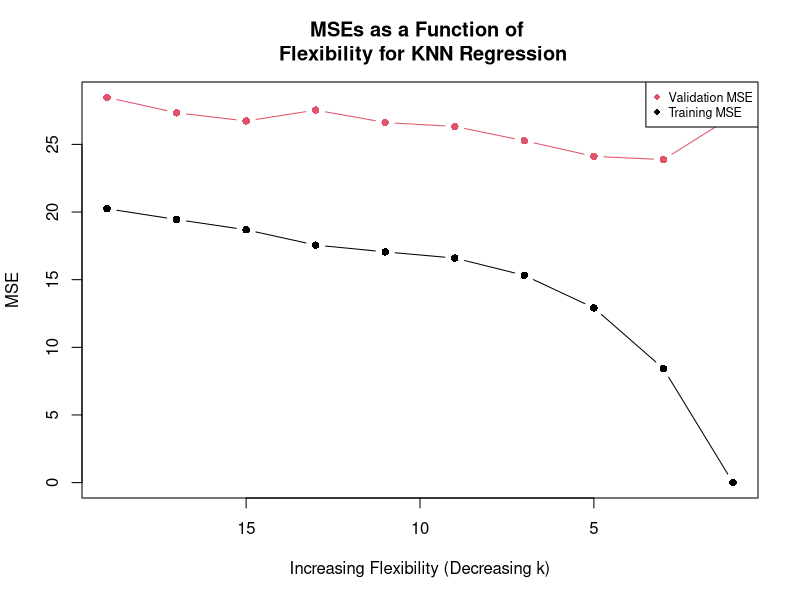
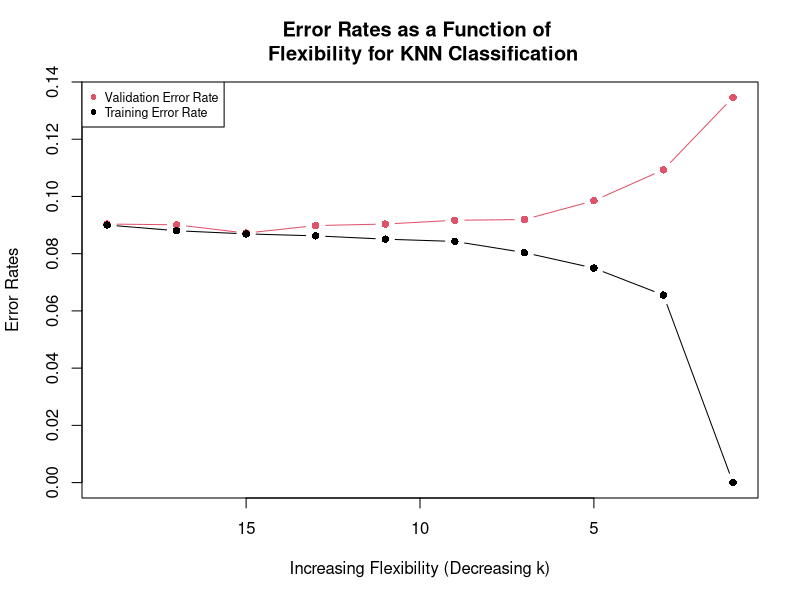
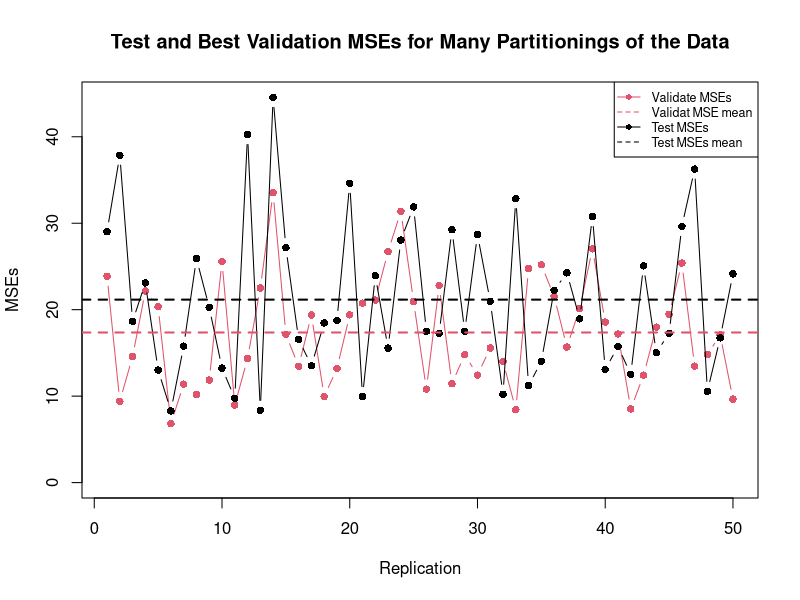

Write R code to recreate these figures, in order.
rm(list=ls())

library("FNN")
library("class")

title <- "Assignment 1"
name <- "Tianchu Ye (Section 2)"
title
name
##################### 
#### QUESTION 01 #### 
#####################
homePrices <- read.table("HomePrices.txt",sep="\t",header=T)
meanMedv <- mean(homePrices$medv)
MSE <- mean((homePrices$medv - meanMedv)^2)
MSE
n = nrow(homePrices)
varMedv <- (n-1)*var(homePrices$medv)/n
varMedv
#page3
scaledata <- scale(homePrices[1:12],center = TRUE, scale = TRUE)
mydata <-cbind(scaledata,homePrices[13])
head(mydata,6)
set.seed(5072)
trainprop <- 0.75 
validateprop <- 0.15
train  <-  sample(n, trainprop * n)
validate  <-  sample(setdiff(1:n, train), validateprop * n) 
test <- setdiff(setdiff(1:n, train), validate)
trainset <- mydata[train,]
validateset <- mydata[validate,]
testset <- mydata[test,]
head(trainset,1)
head(validateset,1)
head(testset,1)
#creating 6 data frames
train.x <- trainset[-13]
validate.x <- validateset[-13]
test.x <- testset[-13]
train.y <- trainset$medv
validate.y <- validateset$medv
test.y <- testset$medv
reps = 10
validate.mse <- rep(0, reps)
train.mse <- rep(0, reps)
for (k in 1:reps){
  i <- 2*k - 1
  knn.pred <- knn.reg(train.x, validate.x, train.y, k = i)
  validate.mse[k] <- mean((validate.y - knn.pred$pred)^2)
  
  knn.pred <- knn.reg(train.x, train.x, train.y, k = i)
  train.mse[k] <- mean((train.y - knn.pred$pred)^2)
}
bestk <- 2 * which.min(validate.mse) - 1
bestvalidateMse <- validate.mse[which.min(validate.mse)]

print(paste("Minimum validate set MSE occurred at k =", bestk))
print(paste("Minimum validate MSE was ",bestvalidateMse ))

plot(NULL, NULL, type='n', xlim=c(2*reps-1, 1), ylim=c(0,max(c(validate.mse, train.mse))), xlab='Increasing Flexibility (Decreasing k)', ylab='MSE', main='MSEs as a Function of \n Flexibility for KNN Regression')
lines(2* seq(reps, 1) -1, validate.mse[length(validate.mse):1], type='b', col=2, pch=16)
lines(seq(reps, 1)*2-1, train.mse[length(train.mse):1], type='b', col=1, pch=16)
legend("topright", legend = c("Validation MSE", "Training MSE"), col=c(2, 1), cex=.75, pch=16)

knn.pred <- knn.reg(train.x, test.x, train.y, k = bestk)
test.mse <- mean((test.y - knn.pred$pred)^2)
print(paste("Predicted test MSE is", test.mse))

##################### 
#### QUESTION 02 #### 
#####################
loandata<- read.table("LoanData.csv",sep=",",header=T)
loandataS<- cbind(scale(loandata[1:7]),loandata[8])
#error rate
head(loandataS,6)
n = nrow(loandataS)
errorRate <- mean(loandata[8] != "Yes")
errorRate

set.seed(5072)
trainprop <- 0.75  
validateprop <- 0.15
train  <-  sample(n, trainprop * n)
validate  <-  sample(setdiff(1:n, train), validateprop * n) 
test <- setdiff(setdiff(1:n, train), validate)
trainset <- loandataS[train,]
validateset <- loandataS[validate,]
testset <- loandataS[test,]
#check desired sample
head(trainset,1)
head(validateset,1)
head(testset,1)
train.x <- trainset[-8]
validate.x <- validateset[-8]
test.x <- testset[-8]
train.y <- trainset$loan.repaid
validate.y <- validateset$loan.repaid
test.y <- testset$loan.repaid
reps <- 10
validate.errors <- rep(0, reps)
train.errors <- rep(0, reps)
for(k in 1:reps) {
  i <- 2*k-1
  knn.pred <- knn(train.x, validate.x,  train.y, k = i)
  validate.errors[k] <- mean(validate.y != knn.pred)
  
  knn.pred <- knn(train.x, train.x,  train.y, k = i)
  train.errors[k] <- mean(train.y != knn.pred)    
}
print(paste("Minimum validate set error rate occurred at k =", 2*which.min(validate.errors)-1))
print(paste("Minimum validate error rate was ", validate.errors[which.min(validate.errors)]))
#plotting
plot(NULL, NULL, type='n', xlim=c(2*reps-1, 1), ylim=c(0,max(c(validate.errors, train.errors))), xlab='Increasing Flexibility (Decreasing k)', ylab='Error Rates', main='Error Rates as a Function of \n Flexibility for KNN Classification')
lines(2* seq(reps, 1) -1, validate.errors[length(validate.errors):1], type='b', col=2, pch=16)
lines(2* seq(reps, 1) -1, train.errors[length(train.errors):1], type='b', col=1, pch=16)
legend("topleft", legend = c("Validation Error Rate", "Training Error Rate"), col=c(2, 1), cex=.75, pch=16)

knn.pred <- knn(train.x, test.x,  train.y, k = which.min(validate.errors))
mytable <- table(test.y, knn.pred)
print(mytable)
print(paste("Test set error rate was ",(mytable["Yes", "No"] + mytable["No", "Yes"]) / sum(mytable)))

##################### 
#### QUESTION 03 #### 
#####################
set.seed(5072)
#setting up again in case of overriding
homePrices <- read.table("HomePrices.txt",sep="\t",header=T)
n = nrow(homePrices)
scaledata <- scale(homePrices[1:12],center = TRUE, scale = TRUE)
mydata <-cbind(scaledata,homePrices[13])

trainprop <- 0.75 
validateprop <- 0.15
MinMSEset <- rep(0,50)
TestMSEset <- rep(0,50)

for (repeatT in 1:50){
  train  <-  sample(n, trainprop * n)
  validate  <-  sample(setdiff(1:n, train), validateprop * n) 
  test <- setdiff(setdiff(1:n, train), validate)
  trainset <- mydata[train,]
  validateset <- mydata[validate,]
  testset <- mydata[test,]

  train.x <- trainset[-13]
  validate.x <- validateset[-13]
  test.x <- testset[-13]
  train.y <- trainset$medv
  validate.y <- validateset$medv
  test.y <- testset$medv
  reps = 10
  validate.mse <- rep(0, reps)
  for (k in 1:reps){
    i <- 2*k - 1
    knn.pred <- knn.reg(train.x, validate.x, train.y, k = i)
    validate.mse[k] <- mean((validate.y - knn.pred$pred)^2)
    }
  bestk <- 2 * which.min(validate.mse) - 1
  MinMSEset[repeatT] <- validate.mse[which.min(validate.mse)]
  knn.pred <- knn.reg(train.x, test.x, train.y, k = bestk)
  TestMSEset[repeatT] <-mean((test.y - knn.pred$pred)^2)
}
#disply results
print(paste("mean.validate.mse:", mean(MinMSEset)))
print(paste("sd.validate.mse:", sd(MinMSEset)))
print(paste("mean.test.mse:", mean(TestMSEset)))
print(paste("sd.test.mse:", sd(TestMSEset)))
#ploting
plot(NULL, NULL, type='n', xlim=c(1,50), ylim=c(0,max(c(MinMSEset, TestMSEset))), xlab='Replication', ylab='MSEs', main='Test and Best Validation MSEs for Many Partitionings of the Data')
lines(seq(50,1), MinMSEset[length(MinMSEset):1], type='b', col=2, pch=16)
lines(seq(50,1), TestMSEset[length(TestMSEset):1], type='b', col=1, pch=16)
abline(h = mean(MinMSEset), col=2, lty = 2, lwd = 2)
abline(h = mean(TestMSEset), col=1, lty = 2, lwd = 2)
legend("topright", legend = c("Validate MSEs","Validat MSE mean", "Test MSEs","Test MSEs mean"), col=c(2,2,1,1), cex=.75, pch=c(16,-1,16,-1), lty = c(1,2,1,2))

# Comment:
# Comparing to the mse in Q1, which is 11.81, and 11.81 is in the interval (mean.mse +/- sd.mse),
# in other words, the difference is acceptable. We can't control sample process so this is also
# part of uncertainty we can't avoid.

##################### 
#### QUESTION 04 #### 
#####################
set.seed(5072) #for easier check
#re-read table in case of overriding
q4data <- read.csv("applications.train.csv", header=TRUE, sep=",") 
n4 <- nrow(q4data)
ncol <- ncol(q4data)
trainprop <- .75/(1-.1) 
#Assume testprop is .1. The table doesn't contain test data
#so the trainprop is calculated to keep the 75/15/10 ratio in previous question
bestKset <- rep(0,50)
mse_each <-c()

##choose subset of data
#Print out all each column of the data to choose the dataset
for (i in 2:ncol){
  train  <-  sample(n4, trainprop * n4)
  validate <- setdiff(1:n4, train)
  trainset <- q4data[train,]
  validateset <- q4data[validate,]
  
  train.x <- trainset[i]
  validate.x <- validateset[i]
  
  train.y <- trainset$Applications
  validate.y <- validateset$Applications
  
  mseset <- c()
  for (k in 1:10){
    knn.pred <- knn.reg(train.x, validate.x,  train.y, k = k)
    mseset[k] <- mean((validate.y - knn.pred$pred)^2)}
  mse_each[i-1] <- mean(mseset)
}


#Looking for a dataset with smaller mse, choose (mean-sd/2) as the standard 
meanmse <- mean(mse_each)
sdmse <- sd(mse_each)
colSet <- c()
idxcol <- 1
for (i in 1:length(mse_each)){
  if(mse_each[i] <= meanmse- sdmse){
    colSet[idxcol] <- i + 1
    idxcol <- idxcol+1
  }
}

print("The chosen data subset's column index set in the data frame is:")
colSet

for (t in 1:50){
  train  <-  sample(n4, trainprop * n4)
  validate <- setdiff(1:n4, train)
  trainset <- q4data[train,]
  validateset <- q4data[validate,]

  train.x <- trainset[colSet]
  validate.x <- validateset[colSet]

  train.y <- trainset$Applications
  validate.y <- validateset$Applications

  reps <- 10
  validate.mse <- rep(0, reps)

  for(k in 1:reps) {
    knn.pred <- knn.reg(train.x, validate.x, train.y, k = k)
    validate.mse[k] <- mean((validate.y - knn.pred$pred)^2)
  }
  bestKset[t] <- which.min(validate.mse)
}
print(paste("Minimum validate set error rate occurred at k =", which.max(table(bestKset))))
